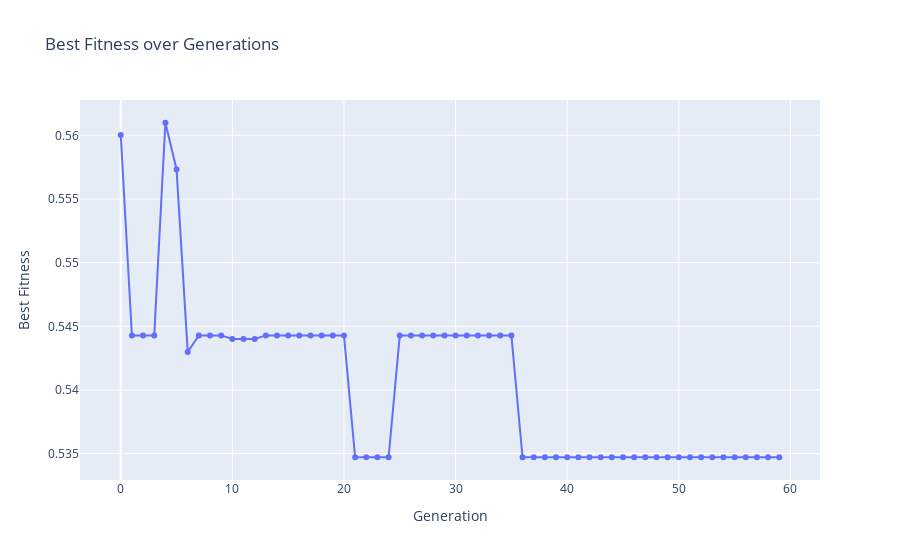

Source (notebook cell):
### Code cell
fig = go.Figure()
fig.add_trace(
    go.Scatter(
        x=list(range(ga.max_iter)),
        y=ga.generation_best_Y,
        mode="lines+markers",
        name="Best Fitness",
    )
)
fig.update_layout(
    title="Best Fitness over Generations",
    xaxis_title="Generation",
    yaxis_title="Best Fitness",
)
fig.show()

### Figure 1 — Plotly figure (JSON) as saved in the notebook; plotly's stock layout.template omitted (floating-point values rounded to 4 significant figures)
{"data": [{"mode": "lines+markers", "name": "Best Fitness", "type": "scatter", "x": [0, 1, 2, 3, 4, 5, 6, 7, 8, 9, 10, 11, 12, 13, 14, 15, 16, 17, 18, 19, 20, 21, 22, 23, 24, 25, 26, 27, 28, 29, 30, 31, 32, 33, 34, 35, 36, 37, 38, 39, 40, 41, 42, 43, 44, 45, 46, 47, 48, 49, 50, 51, 52, 53, 54, 55, 56, 57, 58, 59], "y": [0.56, 0.5443, 0.5443, 0.5443, 0.561, 0.5573, 0.543, 0.5443, 0.5443, 0.5443, 0.544, 0.544, 0.544, 0.5443, 0.5443, 0.5443, 0.5443, 0.5443, 0.5443, 0.5443, 0.5443, 0.5347, 0.5347, 0.5347, 0.5347, 0.5443, 0.5443, 0.5443, 0.5443, 0.5443, 0.5443, 0.5443, 0.5443, 0.5443, 0.5443, 0.5443, 0.5347, 0.5347, 0.5347, 0.5347, 0.5347, 0.5347, 0.5347, 0.5347, 0.5347, 0.5347, 0.5347, 0.5347, 0.5347, 0.5347, 0.5347, 0.5347, 0.5347, 0.5347, 0.5347, 0.5347, 0.5347, 0.5347, 0.5347, 0.5347]}], "layout": {"title": {"text": "Best Fitness over Generations"}, "xaxis": {"title": {"text": "Generation"}}, "yaxis": {"title": {"text": "Best Fitness"}}}}
